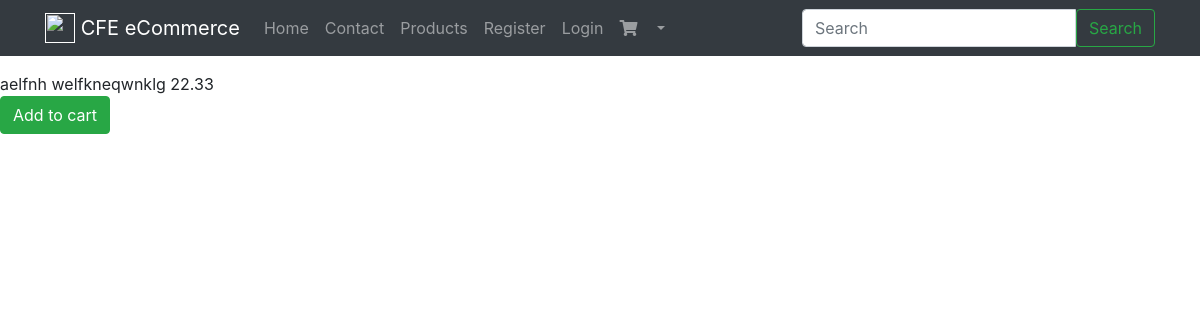
The app's page /products/productss1/abc/ with its own data.
### products/models.py (models this page shows, shortened)
class Product(models.Model):
	title=models.CharField(max_length=100)
	slug=models.SlugField(blank=True,unique=True)
	description=models.TextField(null=True,blank=True)
	price=models.DecimalField(max_digits=10,decimal_places=2)
	image=models.ImageField(upload_to=upload_image_path,null=True,blank=True)
	active=models.BooleanField(default=True)
	featured=models.BooleanField(default=False)
	objects=ProductManager()

### products/views.py (the view)
# urls.py: path('productss1/<slug:slug>/',ProductSlugDetailView.as_view(),name="detail"),
class ProductSlugDetailView(ObjectViewedMixin,DetailView):
	queryset=Product.objects.all()
	template_name="products/detail.html"
	def get_context_data(self,*args,**kwargs):
		context=super(ProductSlugDetailView,self).get_context_data(*args,**kwargs)
		print(self.request)
		cart_obj,new_obj=Cart.objects.new_or_get(self.request)
		context['cart'] = cart_obj
		return context
	def get_object(self,*args,**kwargs):
		request=self.request
		slug=self.kwargs.get('slug')
		try:
			instance=Product.objects.get(slug=slug,active=True)
		except Product.DoesNotExist:
			raise Http404("not found..")
		except Product.MultipleObjectsReturned:
			qs=Product.objects.filter(slug=slug,active=True)
			instance=qs.first()
		except:
			raise Http404('uhmmm')
		return instance

### analytics/mixins.py (called while the page is built)
    def get_context_data(self, *args, **kwargs):
        context = super(ObjectViewedMixin, self).get_context_data(*args, **kwargs)
        request = self.request
        instance  = context.get('object')
        if instance:
            object_viewed_signal.send(instance.__class__, instance=instance, request=request)
        return context

### analytics/models.py (called while the page is built)
def object_viewed_receiver(sender,instance,request,*args,**kwargs):
	c_type = ContentType.objects.get_for_model(sender)
	user = None
	if request.user.is_authenticated:
		user = request.user
	new_view_obj = ObjectViewed.objects.create(
		user = user,
		content_type=c_type,
		object_id=instance.id,
		ip_address=client_ip(request))

    def get_queryset(self):
        return ObjectViewedQuerySet(self.model, using=self._db)

### analytics/utils.py (called while the page is built)
def client_ip(request):
	x_forwarded_for = request.META.get('HTTP_X_FORWADED_FOR')
	if x_forwarded_for:
		ip=x_forwarded_for.split(",")[0]
	else:
		ip = request.META.get("REMOTE_ADDR")
	return ip

### cart/models.py (called while the page is built)
def pre_save_cart_receiver(sender,instance,*args,**kwargs):
	if instance.subtotal > 0:
		instance.total = Decimal(instance.subtotal) * Decimal(1.08)
	else:
		instance.total =0.00

	def new_or_get(self, request):
		cart_id = request.session.get("cart_id",None)
		qs = self.get_queryset().filter(id=cart_id)
		if qs.count() == 1:
			new_obj = False
			cart_obj = qs.first()
			if request.user.is_authenticated and cart_obj.user is None:
				cart_obj.user = request.user
				cart_obj.save()
		else:
			cart_obj = Cart.objects.new(user=request.user)
			new_obj = True
			request.session['cart_id'] = cart_obj.id
		return cart_obj, new_obj

	def new(self, user=None):
		user_obj = None
		if user is not None:
			if user.is_authenticated:
				user_obj = user
		return self.model.objects.create(user=user_obj)

### orders/models.py (called while the page is built)
def post_save_cart_total(sender,instance,created,*args,**kwargs):
	if not created:
		cart_obj=instance
		cart_total=cart_obj.total
		cart_id=cart_obj.id
		qs=Order.objects.filter(cart__id=cart_id)
		if qs.count() == 1:
			order_obj = qs.first()
			order_obj.update_total()

### products/models.py (called while the page is built)
	def active(self):
		return self.filter(active=True)

	def get_queryset(self):
		return ProductQuerySet(self.model,using=self._db)

	def all(self):
		return self.get_queryset().active()

### templates/products/detail.html
{% extends 'base.html' %}
{% block content %}
	{{object.title}}
	{{object.description}}
	{{object.price}}
	<div class="row">
		<div class='col-5'>
			{% include 'carts/add.html' with product=object cart=cart %}
		</div>
	</div>
{% endblock content %}

### records on screen
Product: title "aelfnh", description "welfkneqwnklg", price "22.33"
